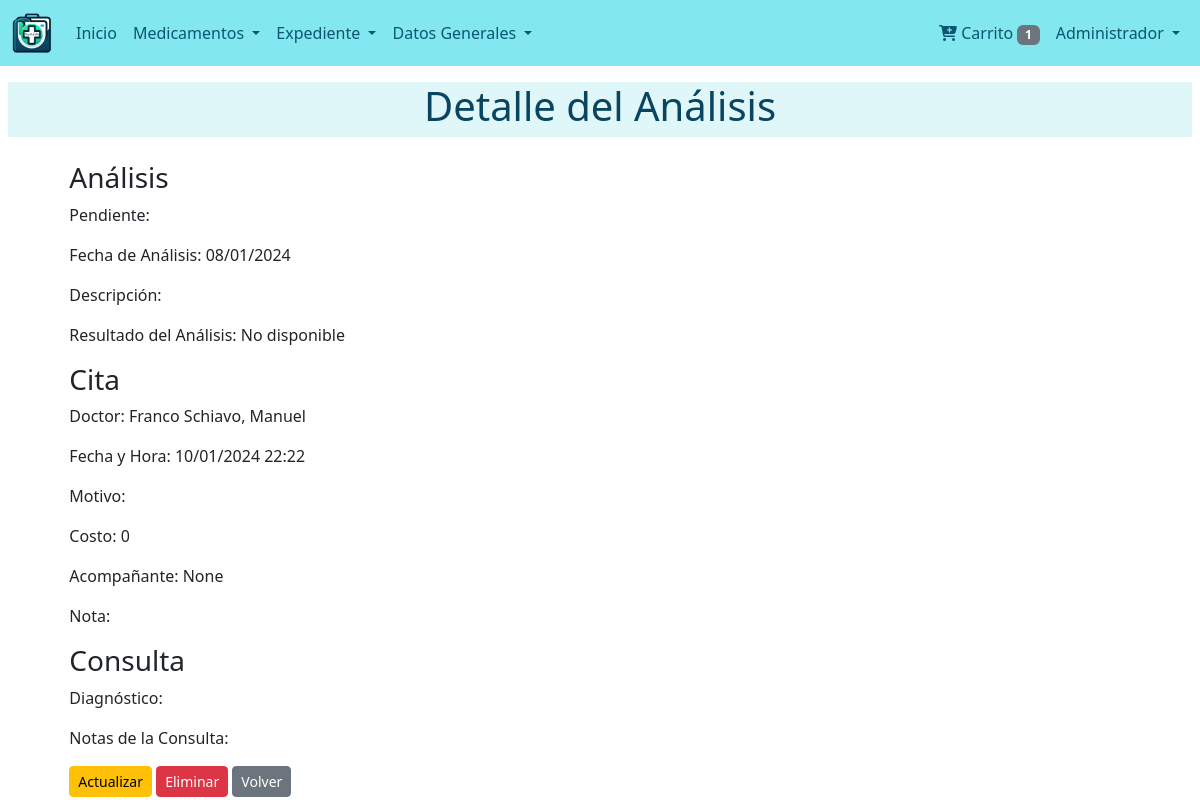
Page /consultas/analisis/4/ (signed in) on the committed database.
### users/models.py (models this page shows)
class User(AbstractUser):
    def get_full_name(self):
        return '{} {}'.format(self.first_name,self.last_name)

### consultations/models.py (models this page shows, shortened)
class Analysis(models.Model):
    consulta = models.ForeignKey(Consultation, on_delete=models.CASCADE, related_name='analisis', verbose_name=_("Consulta Relacionada"))
    fecha_analisis = models.DateField(verbose_name=_("Fecha del Análisis"))
    descripcion = models.TextField(blank=True, verbose_name=_("Descripción"))
    resultado_pdf = models.FileField(upload_to='analysis/', null=True, blank=True, verbose_name=_("Resultado del Análisis"))
    realizado = models.BooleanField(default=False, verbose_name=_("Realizado"))
    paciente = models.ForeignKey(settings.AUTH_USER_MODEL, on_delete=models.CASCADE, null=True, related_name='analisis_asociados', verbose_name=_("Paciente"))
    creado_por = models.ForeignKey(settings.AUTH_USER_MODEL, on_delete=models.SET_NULL, null=True, related_name='analisis_creados')
    creado_el = models.DateTimeField(auto_now_add=True)
    class Meta:
        verbose_name = _("Análisis")
        verbose_name_plural = _("Análisis")

class Consultation(models.Model):
    cita = models.OneToOneField(Appointment, on_delete=models.CASCADE, verbose_name=_("Cita"), related_name="consulta")
    audio = models.FileField(upload_to='consultations/audios/', null=True, blank=True, verbose_name=_("Audio de la Consulta"))
    diagnostico = models.CharField(max_length=255, blank=True, verbose_name=_("Diagnóstico"))
    pdf_indicaciones = models.FileField(upload_to='consultations/prescriptions/', null=True, blank=True, verbose_name=_("PDF de Indicaciones"))
    notas = models.TextField(blank=True, verbose_name=_("Notas de la Consulta"))
    paciente = models.ForeignKey(settings.AUTH_USER_MODEL, on_delete=models.CASCADE, related_name='consultas_asociadas', verbose_name=_("Paciente"))
    creado_por = models.ForeignKey(settings.AUTH_USER_MODEL, on_delete=models.SET_NULL, null=True, related_name='consultas_creadas')
    creado_el = models.DateTimeField(auto_now_add=True)
    class Meta:
        verbose_name = _("Consulta")
        verbose_name_plural = _("Consultas")

class Appointment(models.Model):
    TYPE_CHOICES = (
        ('consulta', 'Consulta Médica'),
        ('analisis', 'Análisis Médico'),
    )
    tipo = models.CharField(max_length=10, choices=TYPE_CHOICES, default='consulta', verbose_name=_("Tipo de Cita"))
    doctor = models.ForeignKey(Doctor, on_delete=models.CASCADE, verbose_name=_("Médico"))
    fecha_hora = models.DateTimeField(verbose_name=_("Fecha y Hora"))
    motivo = models.TextField(blank=True, verbose_name=_("Motivo"))
    costo = models.DecimalField(max_digits=10, decimal_places=0, default=0, verbose_name=_("Costo de la Consulta"))
    acompanante = models.CharField(max_length=255, blank=True, null=True, verbose_name=_("Acompañante"))
    pendiente = models.BooleanField(default=True, verbose_name=_("Pendiente"))
    cita_posterior = models.PositiveIntegerField(default=0, verbose_name=_("Días para la siguiente cita"))
    nota = models.TextField(blank=True, verbose_name=_("Notas"))
    paciente = models.ForeignKey(settings.AUTH_USER_MODEL, on_delete=models.CASCADE, related_name='citas_asociadas', verbose_name=_("Paciente"))
    creado_por = models.ForeignKey(settings.AUTH_USER_MODEL, on_delete=models.SET_NULL, null=True, related_name='citas_creadas')
    creado_el = models.DateTimeField(auto_now_add=True)
    class Meta:
        verbose_name = _("Cita")
        verbose_name_plural = _("Citas")

class Doctor(models.Model):
    nombre = models.CharField(max_length=255, verbose_name=_("Nombre del Médico"))
    especialidad = models.ForeignKey(Specialty, on_delete=models.SET_NULL, null=True, blank=True, verbose_name=_("Especialidad"))
    telefono_personal = models.CharField(max_length=20, blank=True, null=True, verbose_name=_("Celular"))
    ubicacion = models.CharField(max_length=255, blank=True, null=True, verbose_name=_("Consultorio"))
    telefono_reserva = models.CharField(max_length=20, blank=True, null=True, verbose_name=_("Teléfono"))
    notas = models.TextField(blank=True, verbose_name=_("Notas"))
    imagen = models.ImageField(upload_to='doctores/', blank=True, null=True, verbose_name=_("Imagen"))
    paciente = models.ForeignKey(settings.AUTH_USER_MODEL, on_delete=models.CASCADE, related_name='doctores_asociados', verbose_name=_("Paciente"))
    creado_por = models.ForeignKey(settings.AUTH_USER_MODEL, on_delete=models.SET_NULL, null=True, related_name='doctores_creados')
    creado_el = models.DateTimeField(auto_now_add=True)
    class Meta:
        verbose_name = ("Doctor")
        verbose_name_plural = ("Doctores")

### consultations/views.py (the view)
# urls.py: path('analisis/<int:pk>/', views.analysis_detail_view, name='analysis_detail'),
def analysis_detail_view(request, pk):
    analysis = get_object_or_404(Analysis, pk=pk)
    return render(request, 'analysis/detail.html', {'analysis': analysis})

### dispensers/context_processors.py (called while the page is built)
def cart_processor(request):
    dispenser = get_or_create_dispenser(request)
    return {'cart_item_count': dispenser.products.count() if dispenser else 0}

### dispensers/utils.py (called while the page is built, shortened)
def get_or_create_dispenser(request):
    user = request.user if request.user.is_authenticated else None
    if user:
        dispenser = Dispenser.objects.filter(user=user).first()
        if dispenser:
            request.session['dispenser_id'] = dispenser.dispenser_id
            return dispenser

### users/context_processors.py (called while the page is built)
def open_requests(request):
    if request.user.is_authenticated:
        return {
            'open_requests': RequestPatient.objects.filter(paciente=request.user, estado=RequestPatient.ESTADO_PENDIENTE)
        }
    return {}

def is_patient(request):
    if request.user.is_authenticated:
        return {'is_patient': request.user.groups.filter(name__in=["Paciente", "Administrador"]).exists()}
    return {'is_patient': False}

### consultations/templates/analysis/detail.html
{% extends "base.html" %}
{% load static %}
{% block content %}
{% include "snippets/title.html" with title='Detalle del Análisis' %}
<div class="container">
    <div class="row justify-content-center">
        <div class="col-md-11">
            <h3>Análisis</h3>
            <p>Pendiente: {{ analysis.pendiente }}</p>
            <p>Fecha de Análisis: {{ analysis.fecha_analisis|date:"d/m/Y" }}</p>
            <p>Descripción: {{ analysis.descripcion }}</p>
            <p>Resultado del Análisis:
                {% if analysis.resultado_pdf %}
                    <a href="{{ analysis.resultado_pdf.url }}" target="_blank">Ver Resultado</a>
                {% else %}
                    No disponible
                {% endif %}
            </p>
            <h3>Cita</h3>
            <p>Doctor: {{ analysis.consulta.cita.doctor.nombre }}</p>
            <p>Fecha y Hora: {{ analysis.consulta.cita.fecha_hora|date:"d/m/Y H:i" }}</p>
            <p>Motivo: {{ analysis.consulta.cita.motivo }}</p>
            <p>Costo: {{ analysis.consulta.cita.costo }}</p>
            <p>Acompañante: {{ analysis.consulta.cita.acompanante }}</p>
            <p>Nota: {{ analysis.consulta.cita.nota }}</p>
            <h3>Consulta</h3>
            <p>Diagnóstico: {{ analysis.consulta.diagnostico }}</p>
            <p>Notas de la Consulta: {{ analysis.consulta.notas }}</p>
            <div class="mt-3">
                <a href="{% url 'consultations:analysis_update' analysis.pk %}" class="btn btn-sm btn-warning">Actualizar</a>
                <a href="{% url 'consultations:analysis_delete' analysis.pk %}" class="btn btn-sm btn-danger">Eliminar</a>
                <a href="{{ request.META.HTTP_REFERER }}" class="btn btn-sm btn-secondary">Volver</a>
            </div>
        </div>
    </div>
</div>
{% endblock content %}

### templates/navbar.html (shortened to what this page needs)
{% load static %}
{% url 'dispensers:dispenser' as dispenser %}
<nav class="navbar navbar-expand-lg custom-navbar-bg navbar-light">
    <div class="container-fluid">
        <a class="navbar-brand" href="{% url 'index' %}">
            <img src="{% static 'images/icono.png' %}" alt="MedicFolio Logo" style="height: 40px;">
        </a>
        <div class="collapse navbar-collapse" id="navbarNavAltMarkup">
            <div class="navbar-nav me-auto">
                {% if user.is_authenticated %}
                    <a class="nav-link text-white {% if request.path == '/' %}active{% endif %}" href="{% url 'dashboard:dashboard' %}">
                        Inicio
                    </a>
                    <li class="nav-item dropdown">
                        <a class="nav-link dropdown-toggle text-white" href="#" id="navbarDropdownMenuLink" role="button" data-bs-toggle="dropdown" aria-expanded="false">
                            Medicamentos
                        </a>
                    </li>
                    <li class="nav-item dropdown">
                        <a class="nav-link dropdown-toggle text-white" href="#" id="navbarDropdownDatosGenerales" role="button" data-bs-toggle="dropdown" aria-expanded="false">
                            Expediente
                        </a>
                    </li>
                    <li class="nav-item dropdown">
                        <a class="nav-link dropdown-toggle text-white" href="#" id="navbarDropdownDatosGenerales" role="button" data-bs-toggle="dropdown" aria-expanded="false">
                            Datos Generales
                        </a>
                    </li>
                {% endif %}
            </div>
            <div class="navbar-nav ms-auto">
                {% if user.is_authenticated %}
                <li><a class="nav-link text-white" href="{{ dispenser }}">
                    <i class="fas fa-cart-plus"></i> Carrito
                    <span class="badge bg-secondary">{{ cart_item_count }}</span>
                </a></li>
                {% endif %}
                {% if user.is_authenticated %}
                    <li class="nav-item dropdown">
                        <a class="nav-link dropdown-toggle text-white" href="#" id="navbarDropdownUserMenu" role="button" data-bs-toggle="dropdown" aria-expanded="false">
                            {{ user.first_name }}
                        </a>
                {% endif %}
            </div>
        </div>
    </div>
</nav>

### static/css/style.css (style rules this page uses)
.custom-navbar-bg { background-color: #82e7ee; }
.navbar-light .navbar-nav .nav-link { color: #0c5573 !important; }

### rows in the picture
User: first_name "Administrador"
Analysis: fecha_analisis "08/01/2024", consulta.cita.doctor.nombre "Franco Schiavo, Manuel", consulta.cita.fecha_hora "10/01/2024 22:22", consulta.cita.costo "0", consulta.cita.acompanante "None"

### other values in the picture
{{ cart_item_count }} "1"
{{ title }} "Detalle del Análisis"
